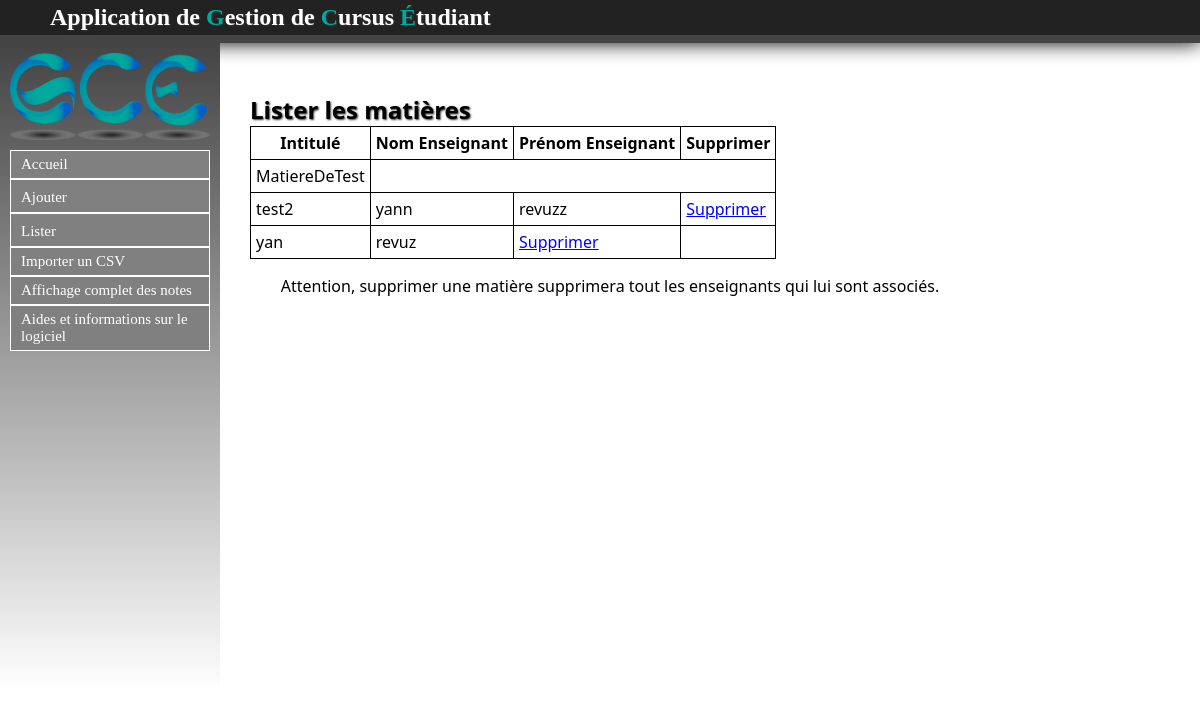
/Matiere/listermatieres, run on an earlier commit of the app's database.
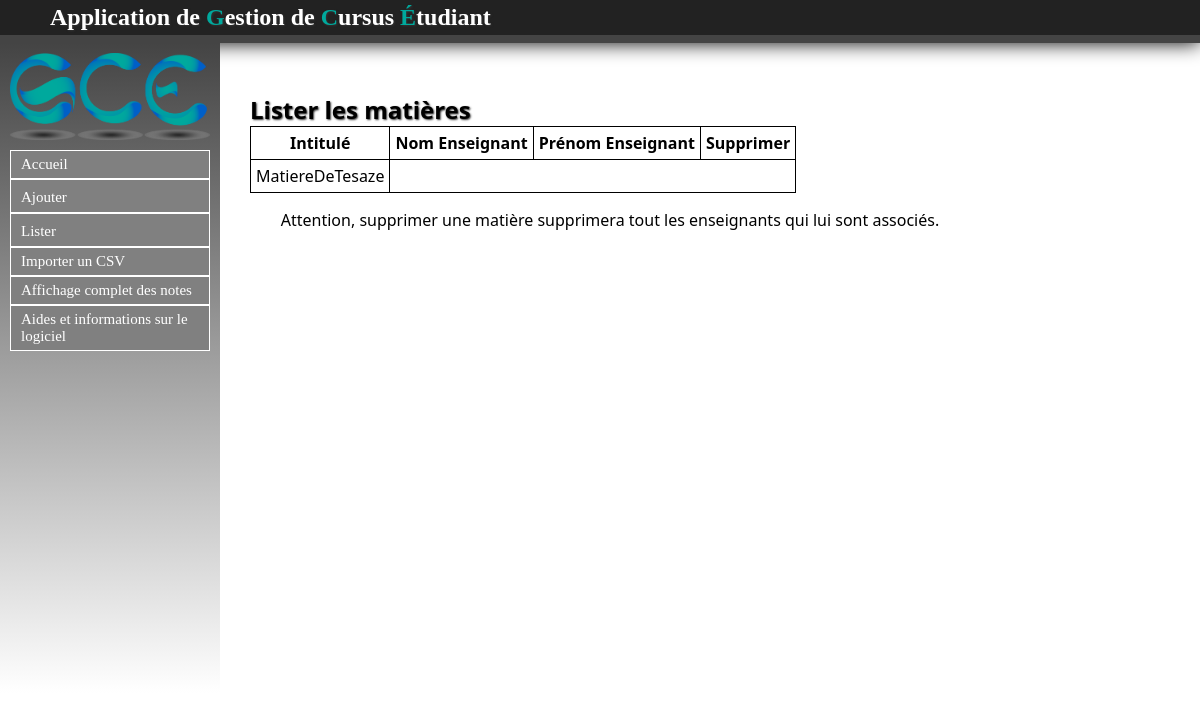
And on a later commit of the database.
### Matiere/models.py (models this page shows, shortened)
class Matiere(models.Model):
	intitule = models.CharField(max_length=30,null=False)
	code = models.CharField(max_length=30,null=False)
	coefficient = models.FloatField(default=1.0)
	unite = models.ForeignKey('UE.UniteE', null=True)

### Enseignant/models.py (models this page shows, shortened)
class Enseignant(models.Model):
	nom = models.CharField(max_length=30,null=False)
	prenom = models.CharField(max_length=30,null=False)
	matiere = models.ForeignKey(Matiere, null=True)

### Matiere/views.py (the view)
def listermatieres(request):
	matieres = Matiere.objects.all()
	enseignants = Enseignant.objects.all()
	return render(request, 'contenu_html/listermatieres.html', locals())

### Matiere/templates/contenu_html/listermatieres.html (shortened to what this page needs)
{% extends "templates/base.html" %}
{% block content %}
<h1>Lister les matières</h1>
{% if not matieres %}
	<p>Pas de matieres dans la base</p>
{% else %}
	<table >
	<tr>
		<th>Intitulé</th>
		<th>Nom Enseignant</th>
		<th>Prénom Enseignant</th>
		<th>Supprimer</th>
	</tr>
{% endif %}
{% for mat in matieres %}
	<tr>
		<td>{{ mat.intitule }}</td>
		{% for enseignant in enseignants %}
			{% if mat.id == enseignant.matiere.id %}
					<td>{{ enseignant.nom }}</td>
					<td>{{ enseignant.prenom }}</td>
					<td><a href="supprmat/{{ mat.id }}">Supprimer</a></td>
				</tr>
			{% endif %}
		{% endfor %}
{% endfor %}
</table>
<p>Attention, supprimer une matière supprimera tout les enseignants qui lui sont associés.</p>
{% endblock %}

What changed in the data, as far as the page shows it:
removed Matiere: intitule "test2"
removed Enseignant: nom "yann", prenom "revuzz"
removed Enseignant: nom "yan", prenom "revuz"
changed Matiere: intitule "MatiereDeTest" → "MatiereDeTesaze"
